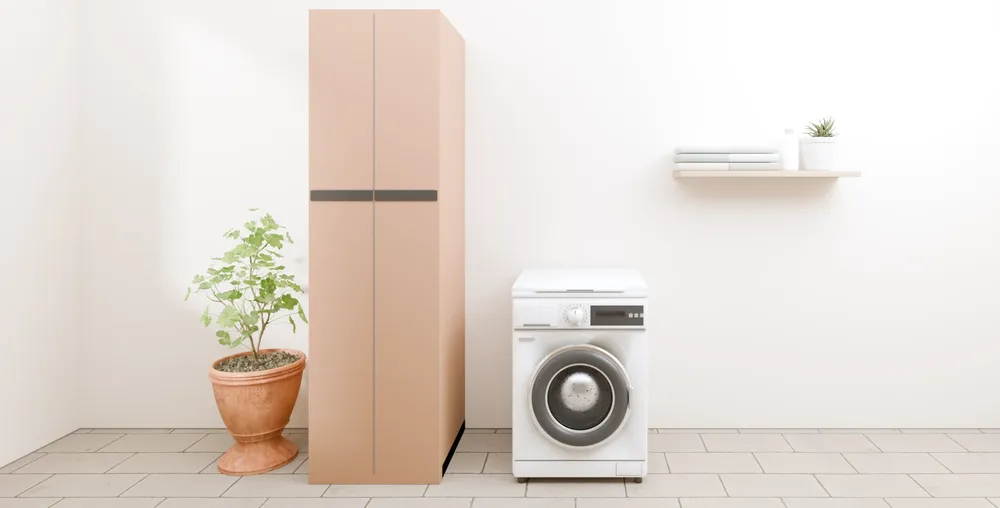
#> input picture wasdroger/vragen-test/img/bijkeuken.webp, 1000 x 508 px, shrunk from 2000 x 1015 before the run
$ python -i conv.py   (imports and definitions only)
#> lines starting #> are read from the running program, lines starting #| are printed output that depends on the picture
#> further down, picture is the input picture: PIL image 1000x508 RGB; mean R, G, B 226.7, 217.7, 210.3
# Zet de wasdroger-renders om naar WebP; lagen behouden hun alfakanaal (schaduw).
from PIL import Image, ImageEnhance
import glob, os, sys
R = sys.argv[1]
S = os.path.dirname(os.path.abspath(__file__))
PREFIX = sys.argv[2]
def grade(im, gain=1.1, gamma=0.9, wb=(0.985, 1.0, 1.03)):
#> called with gain = 1.1, gamma = 0.9, wb = (0.985, 1, 1.03)
    lut = lambda c: [min(255, int(255 * ((i / 255 * gain * c) ** gamma))) for i in range(256)]
    r, g, b = im.split()
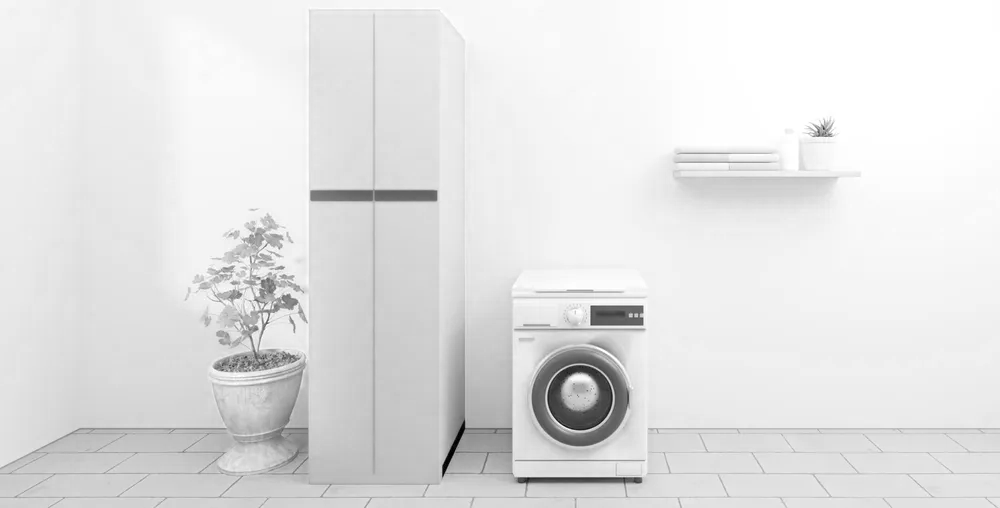
#> r: PIL image 1000x508 L; min 0, max 255, mean 226.7
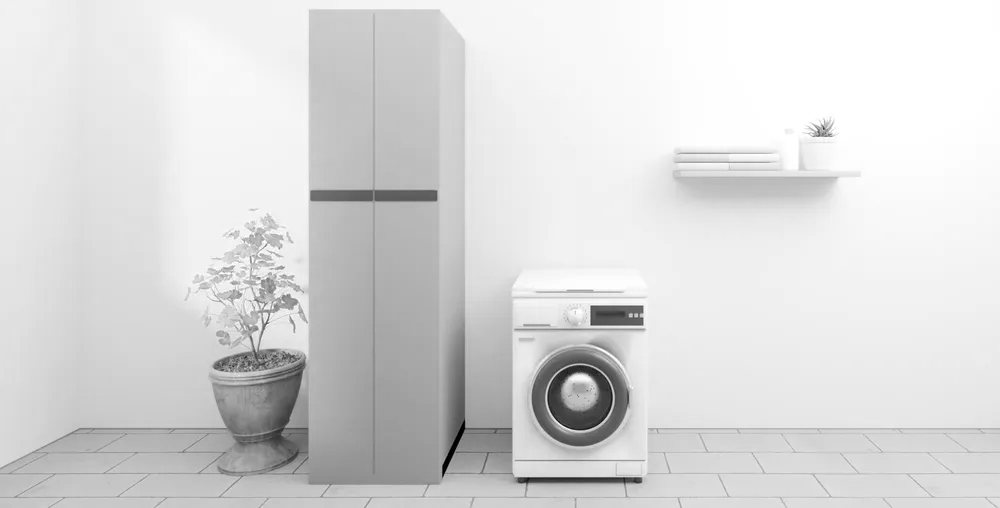
#> g: PIL image 1000x508 L; min 0, max 255, mean 217.7
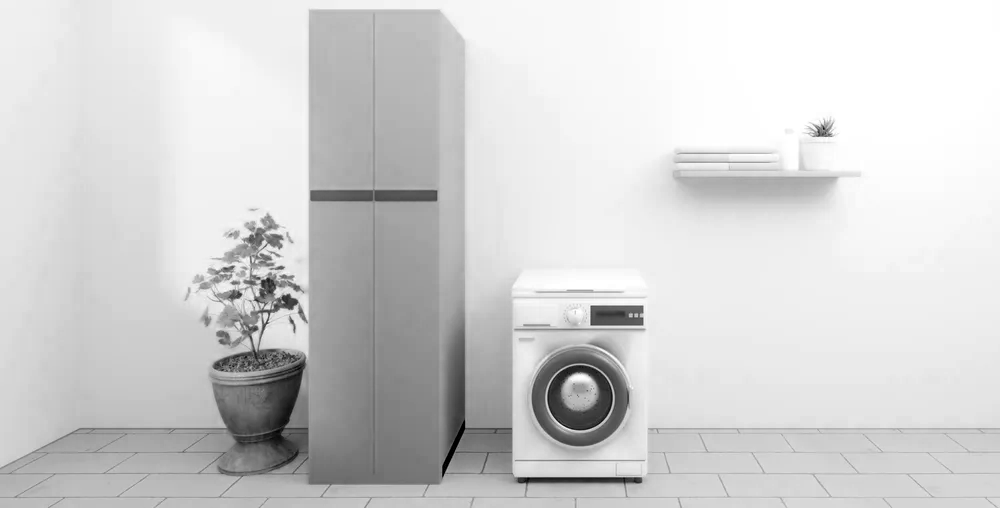
#> b: PIL image 1000x508 L; min 0, max 255, mean 210.3
    return Image.merge("RGB", (r.point(lut(wb[0])), g.point(lut(wb[1])), b.point(lut(wb[2]))))
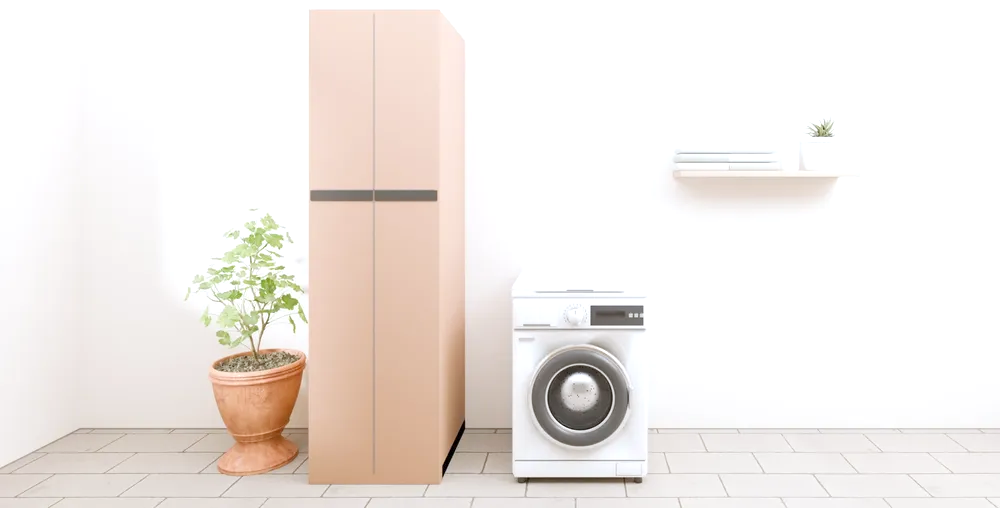
#> returned value: PIL image 1000x508 RGB; mean R, G, B 241.3, 234.8, 230.4
# [14 lines not run here, left out]

>>> from PIL import Image
>>> picture = Image.open('../img/bijkeuken.webp')
>>> result = grade(picture)
